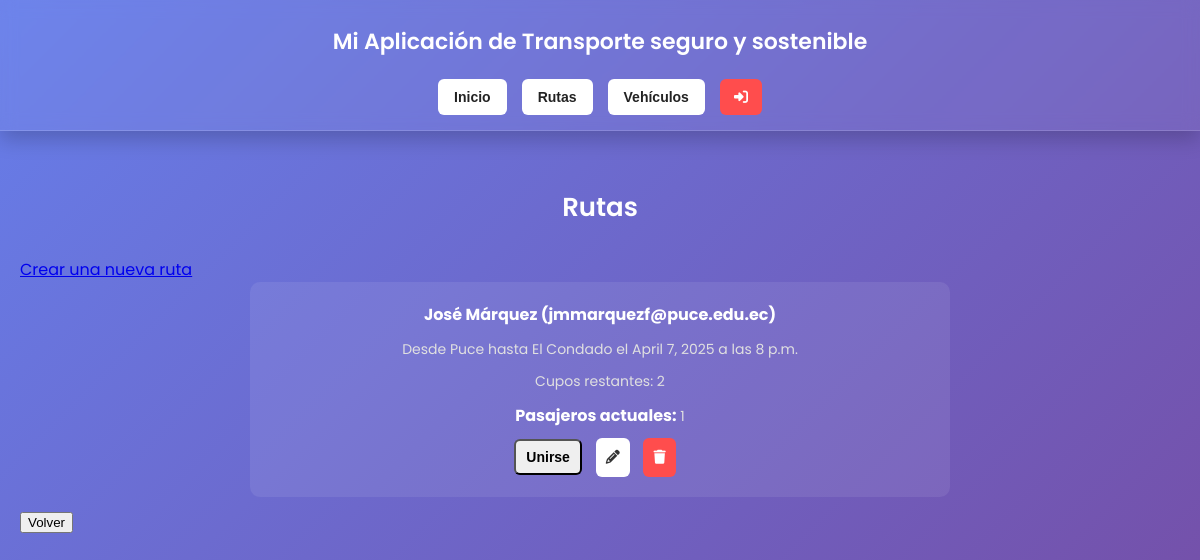
Screenshot of /rutas/ (signed in) with the database file from the repository.
### DevChApp/models.py (models this page shows, shortened)
class Ruta(models.Model):
    conductor = models.ForeignKey(Usuario, on_delete=models.CASCADE)
    origen = models.CharField(max_length=100)
    destino = models.CharField(max_length=100)
    fecha = models.DateField()
    hora = models.TimeField()
    cupos_disponibles = models.PositiveIntegerField(default=1)
    pasajeros = models.ManyToManyField(
        Usuario,
        related_name='rutas_como_pasajero',
        blank=True
    )

class Usuario(AbstractBaseUser, PermissionsMixin):
    nombre = models.CharField(max_length=100)
    cedula = models.CharField(
        max_length=10,
        unique=True,
        validators=[RegexValidator(regex=r'^\d{10}$', message='La cédula debe tener 10 dígitos numéricos.')]
    )
    correo = models.EmailField(unique=True)
    verificado = models.BooleanField(default=False)
    codigo_verificacion = models.CharField(max_length=6, blank=True, null=True)
    is_active = models.BooleanField(default=True)
    is_staff = models.BooleanField(default=False)  # necesario para admin
    objects = UsuarioManager()
    USERNAME_FIELD = 'correo'
    REQUIRED_FIELDS = ['nombre', 'cedula']
    def __str__(self):
        return f"{self.nombre} ({self.correo})"

### DevChApp/views.py (the view)
# urls.py: path('rutas/', views.ruta_list, name='ruta_list'),
def ruta_list(request):
    rutas = Ruta.objects.annotate(
        pasajeros_count=Count('pasajeros'),
        cupos_restantes=ExpressionWrapper(
            F('cupos_disponibles') - Count('pasajeros'),
            output_field=IntegerField()
        )
    ).filter(
        pasajeros_count__lt=F('cupos_disponibles')
    )
    return render(request, 'ruta/list.html', {'rutas': rutas})

### DevChApp/templates/ruta/list.html (shortened to what this page needs)
{% extends "base.html" %}
{% load static %}
{% block content %}
<h1>Rutas</h1>
<a href="{% url 'ruta_create' %}">Crear una nueva ruta</a>
<ul class="grid-list">
  {% for ruta in rutas %}
  <li>
    <strong>{{ ruta.conductor }}</strong>
    <p>Desde {{ ruta.origen }} hasta {{ ruta.destino }} el {{ ruta.fecha }} a las {{ ruta.hora }}</p>
    <p>Cupos restantes: {{ ruta.cupos_restantes }}</p>
    <p><strong>Pasajeros actuales:</strong> {{ ruta.pasajeros_count }}</p>
    {% if user.is_authenticated %}
      {% if user in ruta.pasajeros.all %}
        <form action="{% url 'abandonar_ruta' ruta.id %}" method="post" style="display:inline;" class="logout-form">
          {% csrf_token %}
          <button type="submit" class="btn btn-warning">Abandonar</button>
        </form>
      {% elif ruta.pasajeros.count < ruta.cupos_disponibles and user != ruta.conductor %}
        <form action="{% url 'unirse_a_ruta' ruta.id %}" method="post" style="display:inline;" class="logout-form">
          <button type="submit" class="btn btn-success">Unirse</button>
        </form>
      {% endif %}
    {% endif %}
    <a href="{% url 'ruta_update' ruta.pk %}" class="btn btn-primary">
      <i class="fa-solid fa-pencil"></i>
    </a>
    <a href="{% url 'ruta_delete' ruta.pk %}" class="btn btn-danger">
      <i class="fa-solid fa-trash"></i>
    </a>
  </li>
  {% endfor %}
</ul>
<button onclick="window.location.href='{% url 'index' %}'">Volver</button>
{% endblock content %}

### DevChApp/static/css/styles.css (style rules this page uses)
body { font-family: 'Poppins', sans-serif; margin: 0; padding: 0; background: linear-gradient(135deg, #667eea, #764ba2); min-height: 100vh; color: #fff; }
main p, main span, main li { font-size: 14px; line-height: 1.6; }
main h1 { font-size: 26px; text-align: center; margin-bottom: 30px; font-weight: 600; }
main ul { list-style: none; padding: 0; margin: 0 auto 40px; max-width: 600px; text-align: center; }
main ul li { background: rgba(255, 255, 255, 0.1); padding: 15px 20px; margin-bottom: 12px; border-radius: 8px; transition: background 0.3s; }
main ul li a { color: #00bcd4; text-decoration: none; font-weight: 500; font-size: 15px; }
.grid-list { display: grid; grid-template-columns: 1fr; gap: 20px; max-width: 700px; margin: 0 auto; padding: 0; }
.grid-list li { background: rgba(255, 255, 255, 0.08); border-radius: 10px; padding: 20px; list-style: none; position: relative; }
.grid-list li strong { font-size: 16px; color: #fff; }
.grid-list li p { font-size: 14px; margin: 10px 0; color: #e0e0e0; }
.grid-list li .btn { padding: 8px 10px; border-radius: 6px; font-size: 14px; font-weight: bold; text-decoration: none; margin-right: 10px; display: inline-block; }
.grid-list li .btn-primary { background-color: #ffffff; color: #333; }
.grid-list li .btn-danger { background-color: #ff4d4d; color: #fff; }

### rows the page displays
Ruta: conductor "José Márquez (jmmarquezf@puce.edu.ec)", origen "Puce", destino "El Condado", fecha "April 7, 2025", hora "8 p.m.", cupos_restantes "2", pasajeros_count "1", cupos_disponibles "Unirse"
